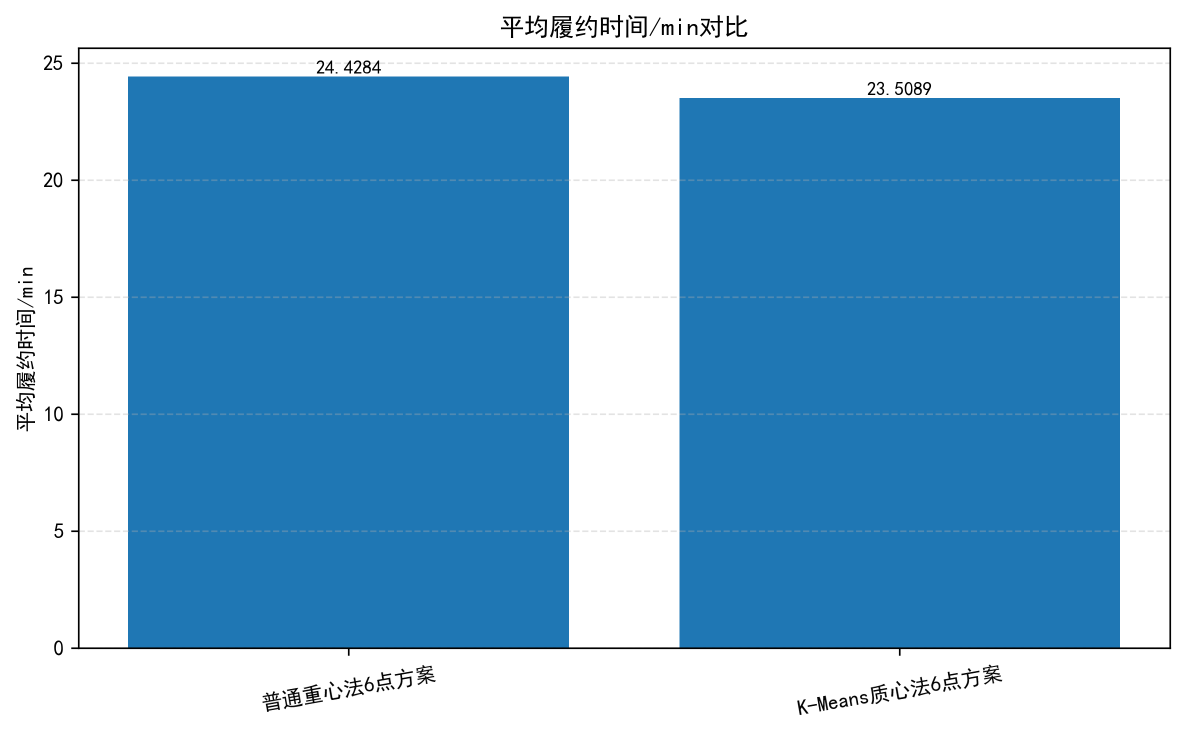
#> input picture samples/test.jpg, 2369 x 1466 px (shown at 1/2 size)
$ python benchmark_depth_server.py --image ../samples/test.jpg
#> lines starting #> are read from the running program, lines starting #| are printed output that depends on the picture
#!/usr/bin/env python3
import argparse
import socket
import statistics
import struct
import time

import cv2
import numpy as np


def recv_exact(conn, size):
    chunks = []
    remaining = size
    while remaining > 0:
        data = conn.recv(remaining)
        if not data:
            raise RuntimeError("connection closed while receiving")
        chunks.append(data)
        remaining -= len(data)
    return b"".join(chunks)


def percentile(values, ratio):
    if not values:
        return 0.0
    ordered = sorted(values)
    index = min(len(ordered) - 1, int((len(ordered) - 1) * ratio))
    return ordered[index]


def load_image(path, width, height):
#> called with path = '../samples/test.jpg', width = 320, height = 240
    if path:
        image = cv2.imread(path, cv2.IMREAD_COLOR)
#> image is the input picture: shape (1466, 2369, 3); mean B, G, R 209, 174.4, 124.5
        if image is None or image.size == 0:
            raise RuntimeError(f"failed to read image: {path}")
    else:
        image = np.zeros((height, width, 3), dtype=np.uint8)
        cv2.rectangle(image, (width // 4, height // 3), (width * 3 // 4, height - 20), (80, 180, 220), -1)
        cv2.putText(image, "benchmark", (20, height // 2), cv2.FONT_HERSHEY_SIMPLEX, 1.0, (255, 255, 255), 2)

    if width > 0 and height > 0 and (image.shape[1] != width or image.shape[0] != height):
        image = cv2.resize(image, (width, height), interpolation=cv2.INTER_AREA)
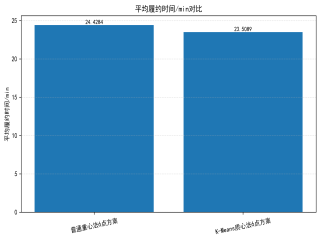
#> image: shape (240, 320, 3); mean B, G, R 209, 174.4, 124.5

    return image


def main():
    parser = argparse.ArgumentParser(description="Benchmark depth_server TCP inference latency")
    parser.add_argument("--host", default="127.0.0.1")
    parser.add_argument("--port", type=int, default=18080)
    parser.add_argument("--image", default="", help="Optional input image path")
    parser.add_argument("--width", type=int, default=320)
    parser.add_argument("--height", type=int, default=240)
    parser.add_argument("--count", type=int, default=30)
    parser.add_argument("--warmup", type=int, default=3)
    parser.add_argument("--jpeg_quality", type=int, default=90)
    parser.add_argument("--output", default="/tmp/depth_server_benchmark_depth.jpg")
    args = parser.parse_args()

    image = load_image(args.image, args.width, args.height)
    ok, encoded = cv2.imencode(".jpg", image, [int(cv2.IMWRITE_JPEG_QUALITY), args.jpeg_quality])
#> encoded = 11203 values, max 255 at index 0, min 0 at index 4, mean 137.1
    if not ok:
        raise RuntimeError("failed to encode benchmark image")

    request = struct.pack("!I", len(encoded)) + encoded.tobytes()
    latencies_ms = []
    last_payload = b""

#> (the run stopped early here; a loop or call above may not have finished)
